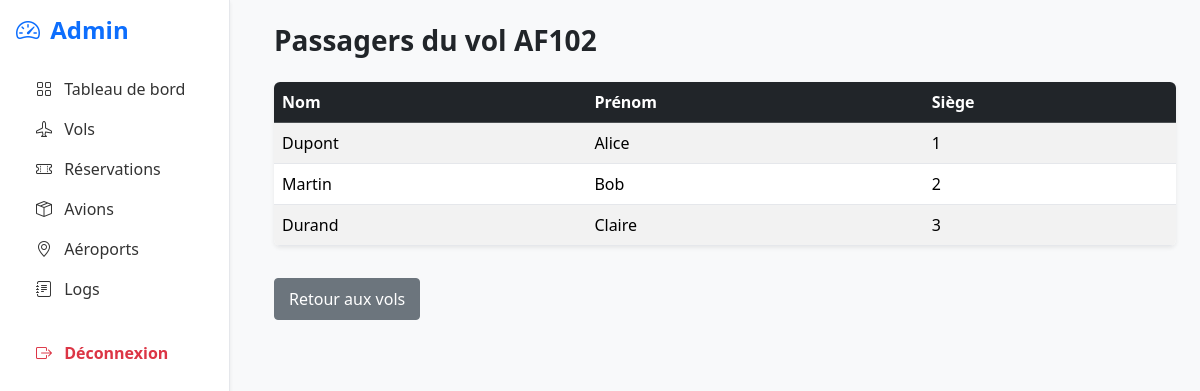
The page /admin/vol/passagers/2 (signed in) on the database its author committed.
### tables this page shows
CREATE TABLE `vol` (
  `IdVol` int NOT NULL,
  `NumeroVol` varchar(20) NOT NULL,
  `DateHeureDepartUTC` datetime NOT NULL,
  `DateHeureArriveeUTC` datetime NOT NULL,
  `StatutVol` enum('Planifie','EnCours','Arrive','Annule') NOT NULL DEFAULT 'Planifie',
  `IdAvion` int NOT NULL,
  `IdAeroportDepart` int NOT NULL,
  `IdAeroportArrivee` int NOT NULL
);

CREATE TABLE `reservation_passager` (
  `IdReservationPassager` int NOT NULL,
  `NumeroSiege` int NOT NULL,
  `IdReservation` int NOT NULL,
  `IdPassager` int NOT NULL,
  `IdVol` int NOT NULL
);

CREATE TABLE `passager` (
  `IdPassager` int NOT NULL,
  `Nom` varchar(100) NOT NULL,
  `Prenom` varchar(100) NOT NULL
);

### app/Core/View.php (called while the page is built, shortened)
<?php
class View
{
    public function render(string $view, array $params = [], string $layout = "layout_front")
    {
        $viewPath = __DIR__ . '/../Views/' . $view . '.php';
        require $viewPath;
        $content = ob_get_clean();
        $layoutPath = __DIR__ . '/../Views/' . $layout . '.php';
        require $layoutPath;
    }
}

### app/Core/Controller.php (called while the page is built, shortened)
<?php
class Controller
{
    protected function render(string $view, array $params = [], string $layout = "layout_front")
    {
        $v = new View();
        $v->render($view, $params, $layout);
    }
}

### app/Controllers/admin/VolController.php (called while the page is built, shortened)
<?php
class VolController extends Controller
{
    private VolModel $volModel;
    public function __construct()
    {
        $this->volModel = new VolModel();
    }
    public function passagers($idVol)
    {
        $vol = $this->volModel->findById($idVol);
        $passagers = $this->volModel->getPassagersByVol($idVol);
        $this->render("admin/vol/passagers", [
            "vol" => $vol,
            "passagers" => $passagers
        ], "layout_admin");
    }
}

### public/index.php (called while the page is built, shortened)
<?php
$router = new Router();
$router->get('/', [\App\Controllers\HomeController::class, 'index']);
$router->get('/admin/dashboard', [\App\Controllers\admin\AdminController::class, 'dashboard']);
$router->get('/admin', [\App\Controllers\admin\AdminController::class, 'dashboard']);
$router->get('/admin/login', [\App\Controllers\admin\BackAuthController::class, 'loginForm']);
$router->post('/admin/login', [\App\Controllers\admin\BackAuthController::class, 'login']);
$router->get('/admin/logout', [\App\Controllers\admin\BackAuthController::class, 'logout']);
$router->get('/admin/logs', [\App\Controllers\admin\LogController::class, 'index']);
$router->get('/admin/avion', [AvionController::class, 'index']);
$router->get('/admin/avion/show/{id}', [AvionController::class, 'show']);
$router->get('/admin/avion/create', [AvionController::class, 'create']);
$router->post('/admin/avion/create', [AvionController::class, 'store']);
$router->get('/admin/avion/edit/{id}', [AvionController::class, 'edit']);
$router->post('/admin/avion/update/{id}', [AvionController::class, 'update']);
$router->post('/admin/avion/delete/{id}', [AvionController::class, 'delete']);
$router->get('/admin/aeroport', [AeroportController::class, 'index']);
$router->get('/admin/aeroport/show/{id}', [AeroportController::class, 'show']);
$router->get('/admin/aeroport/create', [AeroportController::class, 'create']);
$router->post('/admin/aeroport/create', [AeroportController::class, 'store']);
$router->get('/admin/aeroport/edit/{id}', [AeroportController::class, 'edit']);
$router->post('/admin/aeroport/update/{id}', [AeroportController::class, 'update']);
$router->post('/admin/aeroport/delete/{id}', [AeroportController::class, 'delete']);
$router->get('/admin/vol', [VolController::class, 'index']);
$router->get('/admin/vol/show/{id}', [VolController::class, 'show']);
$router->get('/admin/vol/create', [VolController::class, 'create']);
$router->post('/admin/vol/create', [VolController::class, 'store']);
$router->get('/admin/vol/edit/{id}', [VolController::class, 'edit']);
$router->post('/admin/vol/update/{id}', [VolController::class, 'update']);
$router->get('/admin/vol/delete/{id}', [VolController::class, 'delete']);
$router->get('/admin/vol/passagers/{idVol}', [VolController::class, 'passagers']);
$router->get('/admin/vol/decoller/{idVol}', [VolController::class, 'decoller']);
$router->get('/admin/vol/atterrir/{idVol}', [VolController::class, 'atterrir']);
$router->get('/admin/reservation', [ReservationController::class, 'index']);
$router->get('/admin/reservation/show/{id}', [ReservationController::class, 'show']);
$router->get('/admin/reservation/create', [ReservationController::class, 'create']);
$router->post('/admin/reservation/create', [ReservationController::class, 'store']);
$router->get('/admin/reservation/edit/{id}', [ReservationController::class, 'edit']);
$router->post('/admin/reservation/update/{id}', [ReservationController::class, 'update']);
$router->get('/admin/reservation/cancel/{id}', [ReservationController::class, 'cancel']);
$router->get('/admin/reservation/add-passager/{id}', [ReservationController::class, 'addPassagerForm']);
$router->post('/admin/reservation/add-passager/{id}', [ReservationController::class, 'addPassager']);
$router->get('/admin/reservation/remove-passager/{id}/{idPassager}', [ReservationController::class, 'removePassager']);
$router->get('/front', [FrontController::class, 'dashboard']);
$router->get('/vol/recherche', [FrontVolController::class, 'index']);
$router->post('/vol/recherche', [FrontVolController::class, 'index']);
$router->get('/vol/retour/{idVolAller}', [FrontVolController::class, 'retour']);
$router->get('/vol/terminer/aller/{idVolAller}', [FrontVolController::class, 'terminerSansRetour']);
$router->get('/vol/terminer/aller-retour/{idVolAller}/{idVolRetour}', [FrontVolController::class, 'terminerAvecRetour']);
$router->get('/reservation/infos', [FrontReservationController::class, 'infosForm']);
$router->post('/reservation/save-infos', [FrontReservationController::class, 'saveInfosReservant']);
$router->get('/reservation/passagers', [FrontReservationController::class, 'passagersForm']);
$router->post('/reservation/save-passagers', [FrontReservationController::class, 'savePassagers']);
$router->get('/reservation/recap', [FrontReservationController::class, 'recap']);
$router->post('/reservation/confirm', [FrontReservationController::class, 'confirm']);
$router->get('/reservation/recap-final/{idReservation}', [FrontReservationController::class, 'recapFinal']);
$router->get('/reservation/acces', [FrontReservationController::class, 'accesForm']);
$router->get('/reservation/show', [FrontReservationController::class, 'voirReservation']);
$router->get('/reservation/add-passager', [FrontReservationController::class, 'addPassagerForm']);
$router->post('/reservation/add-passager', [FrontReservationController::class, 'addPassager']);
$router->get('/reservation/remove-passager', [FrontReservationController::class, 'removePassager']);
$router->get('/reservation/cancel', [FrontReservationController::class, 'cancel']);
$router->dispatch();

### config/database.php (called while the page is built)
<?php
return array(
    'host' => '127.0.0.1',
    'dbname' => 'flyingweb',
    'user' => 'root',
    'password' => 'mysql',
    'port'=> 3306,
    'charset'  => 'utf8mb4'
);

### app/Core/Database.php (called while the page is built, shortened)
<?php
class Database
{
    private static ?PDO $pdo = null;
    public static function getConnection(): PDO
    {
        if (self::$pdo === null) {
            $config = require __DIR__ . '/../../config/database.php';
            $dsn = sprintf(
                "mysql:host=%s;dbname=%s;charset=%s",
                $config['host'],
                $config['dbname'],
                $config['charset']
            );
            try {
                self::$pdo = new PDO(
                    $dsn,
                    $config['user'],
                    $config['password'],
                    [
                        PDO::ATTR_ERRMODE            => PDO::ERRMODE_EXCEPTION,
                        PDO::ATTR_DEFAULT_FETCH_MODE => PDO::FETCH_ASSOC,
                        PDO::ATTR_EMULATE_PREPARES   => false
                    ]
                );
            } catch (PDOException $e) {
                die("Erreur de connexion à la base de données.");
            }
        }
        return self::$pdo;
    }
}

### app/Core/Model.php (called while the page is built, shortened)
<?php
abstract class Model
{
    protected PDO $db;
    protected string $table;
    protected string $primaryKey = "id";
    public function __construct()
    {
        $this->db = Database::getConnection();
    }
    public function findById($id)
    {
        $sql = "SELECT * FROM {$this->table} WHERE {$this->primaryKey} = :pk";
        $stmt = $this->db->prepare($sql);
        $stmt->execute(["pk" => $id]);
        return $stmt->fetch(PDO::FETCH_ASSOC);
    }
}

### app/Models/VolModel.php (called while the page is built, shortened)
<?php
class VolModel extends Model
{
    public function getPassagersByVol($idVol)
    {
        $sqlVol = "SELECT StatutVol FROM VOL WHERE IdVol = ?";
        $stmtVol = $this->db->prepare($sqlVol);
        $stmtVol->execute([$idVol]);
        $statutVol = $stmtVol->fetchColumn();
        $sql = "SELECT
                    p.IdPassager,
                    p.Nom,
                    p.Prenom,
                    rp.NumeroSiege
                FROM RESERVATION_PASSAGER rp
                JOIN PASSAGER p ON p.IdPassager = rp.IdPassager
                JOIN RESERVATION r ON r.IdReservation = rp.IdReservation
                WHERE rp.IdVol = ?";
        if ($statutVol === 'Annule') {
            $sql .= " AND r.StatutReservation = 'AnnuleeVol'";
        } else {
            $sql .= " AND r.StatutReservation NOT IN ('Annulee', 'AnnuleeVol')";
        }
        $sql .= " ORDER BY rp.NumeroSiege";
        $stmt = $this->db->prepare($sql);
        $stmt->execute([$idVol]);
        return $stmt->fetchAll(PDO::FETCH_ASSOC);
    }
}

### app/Views/admin/vol/passagers.php (the view)
<h1 class="mb-4">Passagers du vol <?= $vol["NumeroVol"] ?></h1>
<?php if (empty($passagers)): ?>
    <div class="alert alert-warning">
        Aucun passager pour ce vol.
    </div>
<?php else: ?>
<table class="table table-striped table-hover shadow-sm">
    <thead class="table-dark">
        <tr>
            <th>Nom</th>
            <th>Prénom</th>
            <th>Siège</th>
        </tr>
    </thead>
    <tbody>
    <?php foreach ($passagers as $p): ?>
        <tr>
            <td><?= $p["Nom"] ?></td>
            <td><?= $p["Prenom"] ?></td>
            <td><?= $p["NumeroSiege"] ?></td>
        </tr>
    <?php endforeach; ?>
    </tbody>
</table>
<?php endif; ?>
<a href="/admin/vol" class="btn btn-secondary mt-3">
    Retour aux vols
</a>

### app/Core/Router.php (shortened to what this page needs)
<?php
class Router
{
    private array $routes = [];
    private function addRoute(string $method, string $path, callable|array $action): void
    {
        $pattern = preg_replace(
            '#\{([a-zA-Z_][a-zA-Z0-9_]*)\}#',
            '(?P<$1>[^/]+)',
            $path
        );
        $pattern = "#^" . $pattern . "$#";
        $this->routes[$method][] = [
            'pattern' => $pattern,
            'action'  => $action
        ];
    }
    public function dispatch(): void
    {
        $method = $_SERVER['REQUEST_METHOD'] ?? 'GET';
        $uri = strtok($_SERVER['REQUEST_URI'] ?? '/', '?');
        foreach ($this->routes[$method] as $route) {
            if (preg_match($route['pattern'], $uri, $matches)) {
                $params = array_filter(
                    $matches,
                    fn($key) => !is_int($key),
                    ARRAY_FILTER_USE_KEY
                );
                $action = $route['action'];
                if (is_array($action)) {
                    [$controller, $methodName] = $action;
                    $controllerInstance = new $controller();
                    $controllerInstance->$methodName(...$params);
                    return;
                }
                return;
            }
        }
    }
}

### app/Views/layout_admin.php (shortened to what this page needs)
<!DOCTYPE html>
<html>
<head>
    <link href="https://cdn.jsdelivr.net/npm/bootstrap@5.3.2/dist/css/bootstrap.min.css" rel="stylesheet">
    <link href="/css/admin.css" rel="stylesheet">
    <link href="https://cdn.jsdelivr.net/npm/bootstrap-icons@1.11.1/font/bootstrap-icons.css" rel="stylesheet">
</head>
<body class="bg-light">
<div class="d-flex">
    <div class="sidebar bg-white shadow-sm p-3">
        <h4 class="fw-bold mb-4 text-primary">
            <i class="bi bi-speedometer2 me-1"></i> Admin
        </h4>
        <a href="/admin" class="d-block py-2">
            <i class="bi bi-grid me-2"></i> Tableau de bord
        </a>
        <a href="/admin/vol" class="d-block py-2">
            <i class="bi bi-airplane me-2"></i> Vols
        </a>
        <a href="/admin/reservation" class="d-block py-2">
            <i class="bi bi-ticket-perforated me-2"></i> Réservations
        </a>
        <a href="/admin/avion" class="d-block py-2">
            <i class="bi bi-box-seam me-2"></i> Avions
        </a>
        <a href="/admin/aeroport" class="d-block py-2">
            <i class="bi bi-geo-alt me-2"></i> Aéroports
        </a>
        <a href="/admin/logs" class="d-block py-2">
            <i class="bi bi-journal-text me-2"></i> Logs
        </a>
        <a href="/admin/logout" class="d-block py-2 text-danger mt-4 fw-semibold">
            <i class="bi bi-box-arrow-right me-2"></i> Déconnexion
        </a>
    </div>
    <div class="content flex-grow-1 p-4">
        <?= $content ?>
    </div>
</div>
</body>
</html>

### public/css/admin.css (style rules this page uses)
body { background: #f5f6fa; font-family: system-ui, sans-serif; }
.sidebar { width: 230px; height: 100vh; background: #ffffff; border-right: 1px solid #e5e7eb; padding: 20px 0; position: fixed; }
.sidebar a { display: block; padding: 12px 20px; color: #333; text-decoration: none; font-weight: 500; }
.content { margin-left: 250px; padding: 30px; }
h1 { font-size: 28px; margin-bottom: 25px; font-weight: 600; }
table { width: 100%; border-collapse: collapse; background: white; border-radius: 6px; overflow: hidden; margin-bottom: 25px; }
table th { background: #343a40; color: white; padding: 12px; text-align: left; }
table td { padding: 12px; border-bottom: 1px solid #e5e7eb; }
.btn { padding: 8px 14px; border-radius: 4px; text-decoration: none; font-weight: 500; }
.btn-secondary { background: #6c757d; color: white; }

### rows shown on the page
vol: NumeroVol "AF102"
reservation_passager: IdPassager.Nom "Dupont", IdPassager.Prenom "Alice", NumeroSiege "1"
reservation_passager: IdPassager.Nom "Martin", IdPassager.Prenom "Bob", NumeroSiege "2"
reservation_passager: IdPassager.Nom "Durand", IdPassager.Prenom "Claire", NumeroSiege "3"
